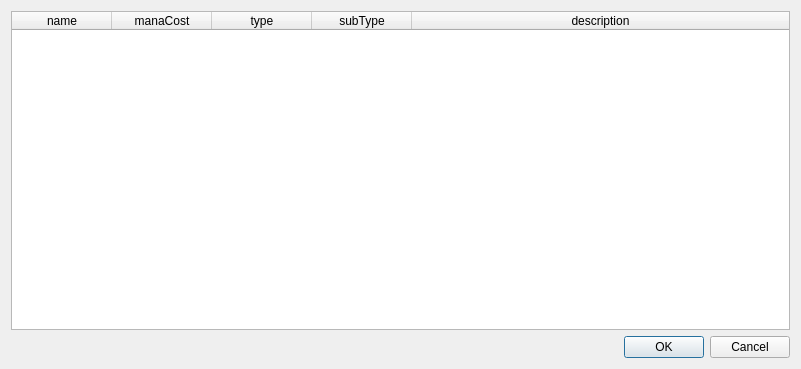
<?xml version="1.0" encoding="UTF-8"?>
<ui version="4.0">
 <class>Dialog</class>
 <widget class="QDialog" name="Dialog">
  <property name="geometry">
   <rect>
    <x>0</x>
    <y>0</y>
    <width>801</width>
    <height>369</height>
   </rect>
  </property>
  <property name="windowTitle">
   <string>Card Selection</string>
  </property>
  <layout class="QVBoxLayout" name="verticalLayout">
   <item>
    <widget class="QTableWidget" name="tableWidget">
     <property name="editTriggers">
      <set>QAbstractItemView::NoEditTriggers</set>
     </property>
     <property name="alternatingRowColors">
      <bool>true</bool>
     </property>
     <property name="sortingEnabled">
      <bool>true</bool>
     </property>
     <attribute name="horizontalHeaderStretchLastSection">
      <bool>true</bool>
     </attribute>
     <column>
      <property name="text">
       <string>name</string>
      </property>
     </column>
     <column>
      <property name="text">
       <string>manaCost</string>
      </property>
     </column>
     <column>
      <property name="text">
       <string>type</string>
      </property>
     </column>
     <column>
      <property name="text">
       <string>subType</string>
      </property>
     </column>
     <column>
      <property name="text">
       <string>description</string>
      </property>
     </column>
    </widget>
   </item>
   <item>
    <widget class="QDialogButtonBox" name="buttonBox">
     <property name="orientation">
      <enum>Qt::Horizontal</enum>
     </property>
     <property name="standardButtons">
      <set>QDialogButtonBox::Cancel|QDialogButtonBox::Ok</set>
     </property>
    </widget>
   </item>
  </layout>
 </widget>
 <resources/>
 <connections>
  <connection>
   <sender>buttonBox</sender>
   <signal>accepted()</signal>
   <receiver>Dialog</receiver>
   <slot>accept()</slot>
   <hints>
    <hint type="sourcelabel">
     <x>248</x>
     <y>254</y>
    </hint>
    <hint type="destinationlabel">
     <x>157</x>
     <y>274</y>
    </hint>
   </hints>
  </connection>
  <connection>
   <sender>buttonBox</sender>
   <signal>rejected()</signal>
   <receiver>Dialog</receiver>
   <slot>reject()</slot>
   <hints>
    <hint type="sourcelabel">
     <x>316</x>
     <y>260</y>
    </hint>
    <hint type="destinationlabel">
     <x>286</x>
     <y>274</y>
    </hint>
   </hints>
  </connection>
 </connections>
</ui>
